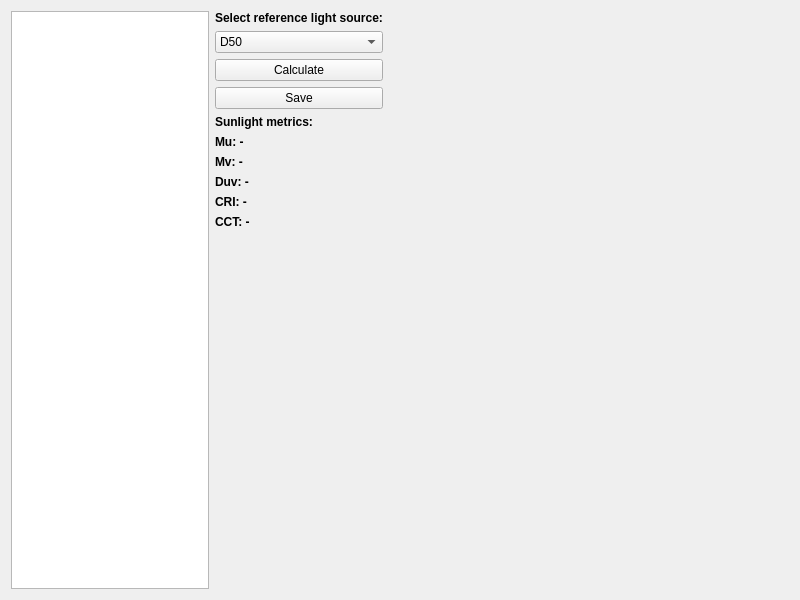
<?xml version="1.0" encoding="UTF-8"?>
<ui version="4.0">
 <class>SunlightSimulatorPageWidget</class>
 <widget class="QWidget" name="SunlightSimulatorPageWidget">
  <property name="geometry">
   <rect>
    <x>0</x>
    <y>0</y>
    <width>800</width>
    <height>600</height>
   </rect>
  </property>
  <property name="windowTitle">
  <string>Sunlight Simulator</string>
  </property>
  <layout class="QHBoxLayout" name="horizontalLayout">
   <item>
    <widget class="QListWidget" name="listWidgetLeds">
     <property name="maximumWidth">
      <number>200</number>
     </property>
    </widget>
   </item>
   <item>
    <layout class="QVBoxLayout" name="verticalLayoutRight">
    <item>
     <widget class="QLabel" name="labelSelectReference">
      <property name="font">
       <font>
        <bold>true</bold>
       </font>
      </property>
      <property name="text"><string>Select reference light source:</string></property>
     </widget>
    </item>
    <item>
     <widget class="QComboBox" name="comboBoxIlluminant">
       <item>
        <property name="text"><string>D50</string></property>
       </item>
       <item>
        <property name="text"><string>D55</string></property>
       </item>
       <item>
        <property name="text"><string>D65</string></property>
       </item>
       <item>
        <property name="text"><string>D75</string></property>
       </item>
      </widget>
     </item>
     <item>
      <widget class="QPushButton" name="pushButtonCalculate">
       <property name="text"><string>Calculate</string></property>
      </widget>
     </item>
    <item>
     <widget class="QPushButton" name="pushButtonSave">
      <property name="text"><string>Save</string></property>
     </widget>
    </item>
    <item>
    <widget class="QLabel" name="labelSunlightMetrics">
      <property name="font">
       <font>
      <bold>true</bold>
       </font>
      </property>
      <property name="text"><string>Sunlight metrics:</string></property>
      <property name="wordWrap"><bool>true</bool></property>
     </widget>
    </item>
    <item>
     <widget class="QLabel" name="labelMu">
      <property name="font">
       <font>
        <bold>true</bold>
       </font>
      </property>
      <property name="text"><string>Mu: -</string></property>
      <property name="toolTip"><string>Mu/Mv: chromaticity (u', v').</string></property>
     </widget>
    </item>
    <item>
     <widget class="QLabel" name="labelMv">
      <property name="font">
       <font>
        <bold>true</bold>
       </font>
      </property>
      <property name="text"><string>Mv: -</string></property>
      <property name="toolTip"><string>Mu/Mv: chromaticity (u', v').</string></property>
     </widget>
    </item>
    <item>
     <widget class="QLabel" name="labelDuv">
      <property name="font">
       <font>
        <bold>true</bold>
       </font>
      </property>
      <property name="text"><string>Duv: -</string></property>
      <property name="toolTip"><string>Duv: deviation from reference white in u'v' space (Δu'v').</string></property>
     </widget>
    </item>
    <item>
     <widget class="QLabel" name="labelCRI">
      <property name="font">
       <font>
        <bold>true</bold>
       </font>
      </property>
      <property name="text"><string>CRI: -</string></property>
      <property name="toolTip"><string>CRI: Color Rendering Index (0–100).</string></property>
     </widget>
    </item>
    <item>
     <widget class="QLabel" name="labelCCT">
      <property name="font">
       <font>
        <bold>true</bold>
       </font>
      </property>
      <property name="text"><string>CCT: -</string></property>
      <property name="toolTip"><string>CCT: Correlated Color Temperature [K].</string></property>
     </widget>
    </item>
     <item>
      <spacer name="verticalSpacer">
       <property name="orientation"><enum>Qt::Vertical</enum></property>
       <property name="sizeHint" stdset="0">
        <size>
         <width>20</width>
         <height>40</height>
        </size>
       </property>
      </spacer>
     </item>
    </layout>
   </item>
   <item>
    <widget class="QChartView" name="chartView">
     <property name="minimumSize">
      <size>
       <width>400</width>
       <height>0</height>
      </size>
     </property>
    </widget>
   </item>
  </layout>
 </widget>
 <customwidgets>
  <customwidget>
   <class>QChartView</class>
   <extends>QWidget</extends>
   <header>QtCharts/QChartView</header>
  </customwidget>
 </customwidgets>
 <resources/>
 <connections/>
</ui>
